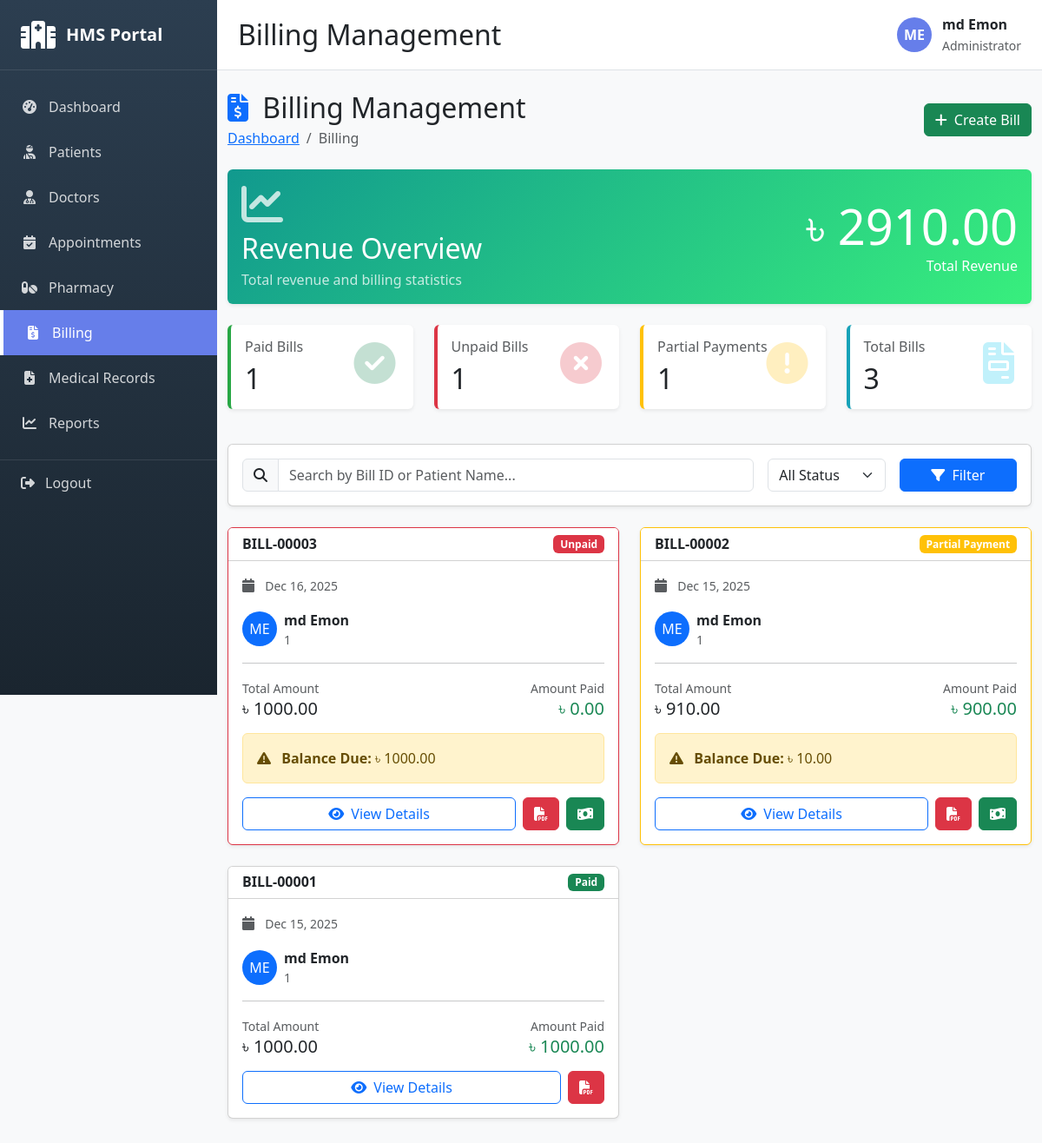
Page /billing/ (signed in) on the committed database.
### billing/models.py (models this page shows, shortened)
class Bill(models.Model):
    STATUS_CHOICES = [
        ('PAID', 'Paid'),
        ('UNPAID', 'Unpaid'),
        ('PARTIAL', 'Partial Payment'),
    ]
    bill_number = models.CharField(max_length=20, unique=True, blank=True)
    patient = models.ForeignKey('patients.Patient', on_delete=models.CASCADE, related_name='bills')
    consultation_fee = models.DecimalField(max_digits=10, decimal_places=2, default=0)
    medicine_charges = models.DecimalField(max_digits=10, decimal_places=2, default=0)
    lab_charges = models.DecimalField(max_digits=10, decimal_places=2, default=0)
    other_charges = models.DecimalField(max_digits=10, decimal_places=2, default=0)
    discount = models.DecimalField(max_digits=10, decimal_places=2, default=0)
    tax = models.DecimalField(max_digits=10, decimal_places=2, default=0)
    total_amount = models.DecimalField(max_digits=10, decimal_places=2)
    amount_paid = models.DecimalField(max_digits=10, decimal_places=2, default=0)
    balance = models.DecimalField(max_digits=10, decimal_places=2, default=0)
    status = models.CharField(max_length=10, choices=STATUS_CHOICES, default='UNPAID')
    notes = models.TextField(blank=True)
    created_at = models.DateTimeField(auto_now_add=True)
    updated_at = models.DateTimeField(auto_now=True)
    class Meta:
        ordering = ['-created_at']
        verbose_name = 'Bill'
        verbose_name_plural = 'Bills'

### patients/models.py (models this page shows, shortened)
class Patient(models.Model):
    GENDER_CHOICES = [
        ('M', 'Male'),
        ('F', 'Female'),
        ('O', 'Other'),
    ]
    BLOOD_GROUP_CHOICES = [
        ('A+', 'A+'),
        ('A-', 'A-'),
        ('B+', 'B+'),
        ('B-', 'B-'),
        ('O+', 'O+'),
        ('O-', 'O-'),
        ('AB+', 'AB+'),
        ('AB-', 'AB-'),
    ]
    user = models.OneToOneField(User, on_delete=models.CASCADE)
    patient_id = models.CharField(max_length=20, unique=True)
    date_of_birth = models.DateField()
    gender = models.CharField(max_length=1, choices=GENDER_CHOICES)
    blood_group = models.CharField(max_length=3, choices=BLOOD_GROUP_CHOICES)
    phone_number = models.CharField(max_length=15)
    address = models.TextField()
    emergency_contact = models.CharField(max_length=15)
    medical_history = models.TextField(blank=True)
    allergies = models.TextField(blank=True)
    created_at = models.DateTimeField(auto_now_add=True)
    updated_at = models.DateTimeField(auto_now=True)
    def get_full_name(self):
        return self.user.get_full_name()
    class Meta:
        db_table = 'patients'
        verbose_name = 'Patient'
        verbose_name_plural = 'Patients'
        ordering = ['-created_at']

### billing/views.py (the view, shortened to what this page needs)
# urls.py: path('', views.bill_list, name='bill_list'),
@login_required
def bill_list(request):
    bills = Bill.objects.all().select_related('patient__user').order_by('-created_at')
    search_query = request.GET.get('search', '')
    status_filter = request.GET.get('status', '')
    if status_filter:
        bills = bills.filter(status=status_filter)
    total_revenue = Bill.objects.aggregate(total=Sum('total_amount'))['total'] or 0
    paid_bills = Bill.objects.filter(status='PAID').count()
    unpaid_bills = Bill.objects.filter(status='UNPAID').count()
    partial_bills = Bill.objects.filter(status='PARTIAL').count()
    total_bills = Bill.objects.count()
    context = {
        'bills': bills,
        'search_query': search_query,
        'status_filter': status_filter,
        'total_revenue': total_revenue,
        'paid_bills': paid_bills,
        'unpaid_bills': unpaid_bills,
        'partial_bills': partial_bills,
        'total_bills': total_bills,
    }
    return render(request, 'billing/bill_list.html', context)

### templates/billing/bill_list.html (shortened to what this page needs)
{% extends 'base.html' %}
{% block page_title %}Billing Management{% endblock %}
{% block content %}
<div class="container-fluid py-4">
    <div class="d-flex justify-content-between align-items-center mb-4">
        <div>
            <h2 class="mb-1">
                <i class="fas fa-file-invoice-dollar text-primary me-2"></i>
                Billing Management
            </h2>
            <nav aria-label="breadcrumb">
                <ol class="breadcrumb mb-0">
                    <li class="breadcrumb-item"><a href="{% url 'dashboard' %}">Dashboard</a></li>
                    <li class="breadcrumb-item active">Billing</li>
                </ol>
            </nav>
        </div>
        <div>
            <a href="{% url 'billing:bill_create' %}" class="btn btn-success">
                <i class="fas fa-plus me-1"></i> Create Bill
            </a>
        </div>
    </div>
    <div class="card mb-4 border-0 shadow-sm" style="background: linear-gradient(135deg, #11998e 0%, #38ef7d 100%);">
        <div class="card-body text-white">
            <div class="row align-items-center">
                <div class="col-md-8">
                    <i class="fas fa-chart-line fa-3x mb-2 opacity-75"></i>
                    <h2 class="mb-1">Revenue Overview</h2>
                    <p class="mb-0 opacity-75">Total revenue and billing statistics</p>
                </div>
                <div class="col-md-4 text-end">
                    <h1 class="display-4 mb-0">৳ {{ total_revenue|floatformat:2 }}</h1>
                    <p class="mb-0">Total Revenue</p>
                </div>
            </div>
        </div>
    </div>
    <div class="row mb-4">
        <div class="col-md-3 mb-3">
            <div class="card border-0 shadow-sm" style="border-left: 4px solid #28a745 !important;">
                <div class="card-body">
                    <h6 class="text-muted mb-2">Paid Bills</h6>
                    <h2 class="mb-0">{{ paid_bills }}</h2>
                    <i class="fas fa-check-circle text-success opacity-25 position-absolute"
                       style="font-size: 3rem; right: 20px; top: 20px;"></i>
                </div>
            </div>
        </div>
        <div class="col-md-3 mb-3">
            <div class="card border-0 shadow-sm" style="border-left: 4px solid #dc3545 !important;">
                <div class="card-body">
                    <h6 class="text-muted mb-2">Unpaid Bills</h6>
                    <h2 class="mb-0">{{ unpaid_bills }}</h2>
                    <i class="fas fa-times-circle text-danger opacity-25 position-absolute"
                       style="font-size: 3rem; right: 20px; top: 20px;"></i>
                </div>
            </div>
        </div>
        <div class="col-md-3 mb-3">
            <div class="card border-0 shadow-sm" style="border-left: 4px solid #ffc107 !important;">
                <div class="card-body">
                    <h6 class="text-muted mb-2">Partial Payments</h6>
                    <h2 class="mb-0">{{ partial_bills }}</h2>
                    <i class="fas fa-exclamation-circle text-warning opacity-25 position-absolute"
                       style="font-size: 3rem; right: 20px; top: 20px;"></i>
                </div>
            </div>
        </div>
        <div class="col-md-3 mb-3">
            <div class="card border-0 shadow-sm" style="border-left: 4px solid #17a2b8 !important;">
                <div class="card-body">
                    <h6 class="text-muted mb-2">Total Bills</h6>
                    <h2 class="mb-0">{{ total_bills }}</h2>
                    <i class="fas fa-file-invoice text-info opacity-25 position-absolute"
                       style="font-size: 3rem; right: 20px; top: 20px;"></i>
                </div>
            </div>
        </div>
    </div>
    <div class="card shadow-sm mb-4">
        <div class="card-body">
            <form method="get" class="row g-3">
                <div class="col-md-8">
                    <div class="input-group">
                        <span class="input-group-text">
                            <i class="fas fa-search"></i>
                        </span>
                        <input type="text"
                               name="search"
                               class="form-control"
                               placeholder="Search by Bill ID or Patient Name..."
                               value="{{ search_query }}">
                    </div>
                </div>
                <div class="col-md-2">
                    <select name="status" class="form-select">
                        <option value="">All Status</option>
                    </select>
                </div>
                <div class="col-md-2">
                    <button type="submit" class="btn btn-primary w-100">
                        <i class="fas fa-filter me-1"></i> Filter
                    </button>
                </div>
            </form>
        </div>
    </div>
    {% if bills %}
        <div class="row">
            {% for bill in bills %}
            <div class="col-lg-6 mb-4">
                <div class="card shadow-sm h-100 {% if bill.status == 'UNPAID' %}border-danger{% elif bill.status == 'PARTIAL' %}border-warning{% endif %}">
                    <div class="card-header bg-white d-flex justify-content-between align-items-center">
                        <h6 class="mb-0">
                            <strong>{{ bill.bill_number }}</strong>
                        </h6>
                        <span class="badge bg-{% if bill.status == 'PAID' %}success{% elif bill.status == 'PARTIAL' %}warning{% else %}danger{% endif %}">
                            {{ bill.get_status_display }}
                        </span>
                    </div>
                    <div class="card-body">
                        <div class="mb-3">
                            <i class="fas fa-calendar me-2 text-muted"></i>
                            <small class="text-muted">{{ bill.created_at|date:"M d, Y" }}</small>
                        </div>
                        <div class="mb-3">
                            <div class="d-flex align-items-center">
                                <div class="bg-primary text-white rounded-circle d-flex align-items-center justify-content-center me-2"
                                     style="width: 40px; height: 40px; font-size: 16px;">
                                    {{ bill.patient.user.first_name.0|upper }}{{ bill.patient.user.last_name.0|upper }}
                                </div>
                                <div>
                                    <strong>{{ bill.patient.get_full_name }}</strong>
                                    <div class="small text-muted">{{ bill.patient.patient_id }}</div>
                                </div>
                            </div>
                        </div>
                        <hr>
                        <div class="row mb-3">
                            <div class="col-6">
                                <small class="text-muted">Total Amount</small>
                                <h5 class="mb-0">৳ {{ bill.total_amount|floatformat:2 }}</h5>
                            </div>
                            <div class="col-6 text-end">
                                <small class="text-muted">Amount Paid</small>
                                <h5 class="mb-0 text-success">৳ {{ bill.amount_paid|floatformat:2 }}</h5>
                            </div>
                        </div>
                        {% if bill.balance > 0 %}
                        <div class="alert alert-warning mb-3">
                            <i class="fas fa-exclamation-triangle me-2"></i>
                            <strong>Balance Due:</strong> ৳ {{ bill.balance|floatformat:2 }}
                        </div>
                        {% endif %}
                        <div class="d-flex gap-2">
                            <a href="{% url 'billing:bill_detail' bill.pk %}"
                               class="btn btn-outline-primary flex-fill">
                                <i class="fas fa-eye me-1"></i> View Details
                            </a>
                            <a href="{% url 'billing:bill_pdf' bill.pk %}"
                               class="btn btn-danger"
                               target="_blank">
                                <i class="fas fa-file-pdf"></i>
                            </a>
                            {% if bill.status == 'UNPAID' or bill.status == 'PARTIAL' %}
                            <button class="btn btn-success"
                                    onclick="alert('Payment recording functionality')">
                                <i class="fas fa-money-bill-wave"></i>
                            </button>
                            {% endif %}
                        </div>
                    </div>
                </div>
            </div>
            {% endfor %}
        </div>
    {% endif %}
</div>
{% endblock %}

### templates/base.html (shortened to what this page needs)
<!DOCTYPE html>
<html lang="en">
<head>
    <link href="https://cdnjs.cloudflare.com/ajax/libs/bootstrap/5.3.2/css/bootstrap.min.css" rel="stylesheet">
    <link href="https://cdnjs.cloudflare.com/ajax/libs/font-awesome/6.4.0/css/all.min.css" rel="stylesheet">
</head>
<body>
    <div class="sidebar">
        <div class="sidebar-brand">
            <i class="fas fa-hospital"></i>
            <h4>HMS Portal</h4>
        </div>
        <div class="sidebar-menu">
            <a href="{% url 'dashboard' %}" class="{% if request.path == '/' %}active{% endif %}">
                <i class="fas fa-tachometer-alt"></i>
                <span>Dashboard</span>
            </a>
            <a href="{% url 'patients:patient_list' %}" class="{% if 'patients' in request.path %}active{% endif %}">
                <i class="fas fa-user-injured"></i>
                <span>Patients</span>
            </a>
            <a href="{% url 'doctors:doctor_list' %}" class="{% if 'doctors' in request.path %}active{% endif %}">
                <i class="fas fa-user-md"></i>
                <span>Doctors</span>
            </a>
            <a href="{% url 'appointments:appointment_list' %}" class="{% if 'appointments' in request.path %}active{% endif %}">
                <i class="fas fa-calendar-check"></i>
                <span>Appointments</span>
            </a>
            <a href="{% url 'pharmacy:medicine_list' %}" class="{% if 'pharmacy' in request.path %}active{% endif %}">
                <i class="fas fa-pills"></i>
                <span>Pharmacy</span>
            </a>
            <a href="{% url 'billing:bill_list' %}" class="{% if 'billing' in request.path %}active{% endif %}">
                <i class="fas fa-file-invoice-dollar"></i>
                <span>Billing</span>
            </a>
            <a href="{% url 'medical_records:medical_record_list' %}" class="{% if 'medical-records' in request.path %}active{% endif %}">
                <i class="fas fa-file-medical"></i>
                <span>Medical Records</span>
            </a>
            <a href="{% url 'reports:reports_home' %}" class="{% if 'reports' in request.path %}active{% endif %}">
                <i class="fas fa-chart-line"></i>
                <span>Reports</span>
            </a>
        </div>
        <a href="{% url 'accounts:logout' %}" class="logout-btn">
            <i class="fas fa-sign-out-alt"></i>
            <span>Logout</span>
        </a>
    </div>
    <div class="main-content">
        <div class="topbar d-flex justify-content-between align-items-center">
            <h2 class="mb-0">{% block page_title %}Dashboard{% endblock %}</h2>
            <div class="user-info">
                <div class="user-avatar">
                    {{ user.first_name.0|upper }}{{ user.last_name.0|upper }}
                </div>
                <div>
                    <div class="fw-bold">{{ user.get_full_name }}</div>
                    <small class="text-muted">Administrator</small>
                </div>
            </div>
        </div>
        <div class="content-wrapper">
            {% block content %}{% endblock %}
        </div>
    </div>
</body>
</html>

### rows in the picture
Bill: bill_number "BILL-00003", status "Unpaid", created_at "Dec 16, 2025", patient.user.first_name.0 "M", patient.user.last_name.0 "E", patient.get_full_name "md Emon", patient.patient_id "1", total_amount "1000.00", amount_paid "0.00", balance "1000.00"
Bill: bill_number "BILL-00002", status "Partial Payment", created_at "Dec 15, 2025", patient.user.first_name.0 "M", patient.user.last_name.0 "E", patient.get_full_name "md Emon", patient.patient_id "1", total_amount "910.00", amount_paid "900.00", balance "10.00"
Bill: bill_number "BILL-00001", status "Paid", created_at "Dec 15, 2025", patient.user.first_name.0 "M", patient.user.last_name.0 "E", patient.get_full_name "md Emon", patient.patient_id "1", total_amount "1000.00", amount_paid "1000.00"

### other values in the picture
{{ user.first_name.0|upper }} "M"
{{ user.last_name.0|upper }} "E"
{{ user.get_full_name }} "md Emon"
{{ total_revenue|floatformat:2 }} "2910.00"
{{ paid_bills }} "1"
{{ unpaid_bills }} "1"
{{ partial_bills }} "1"
{{ total_bills }} "3"
